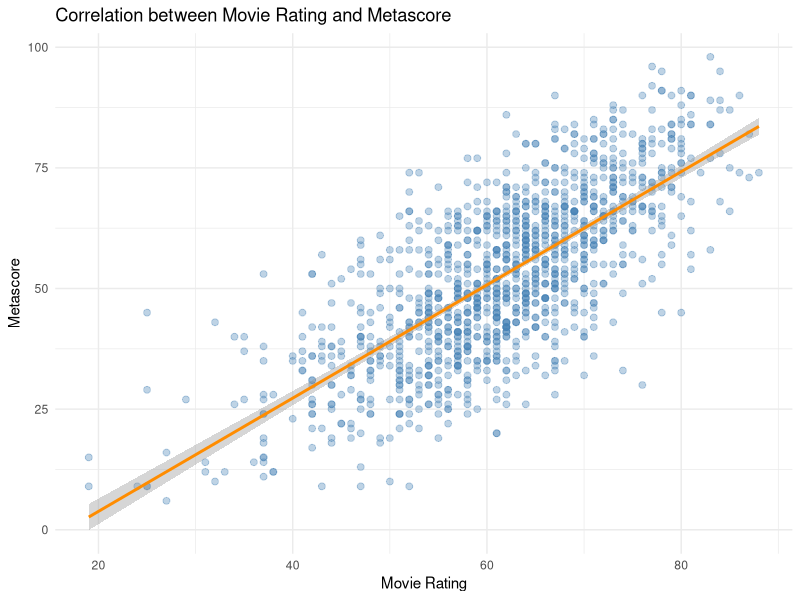
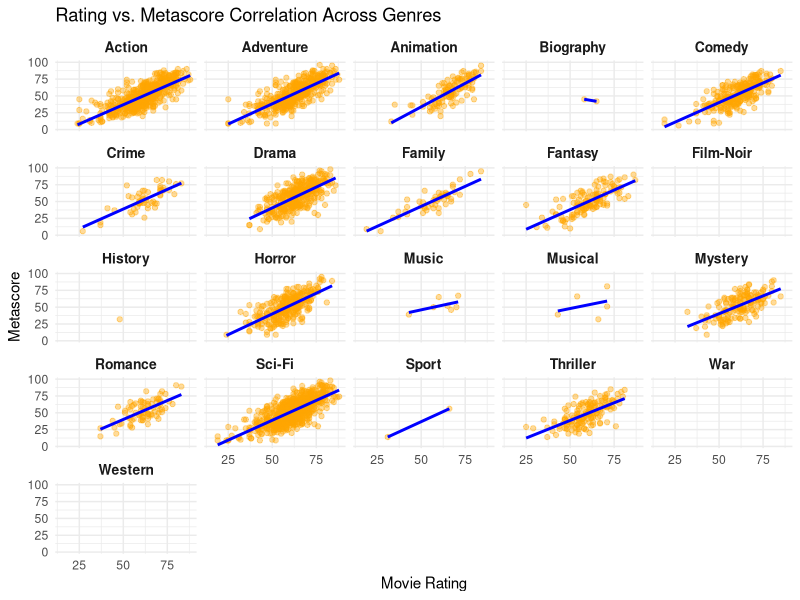
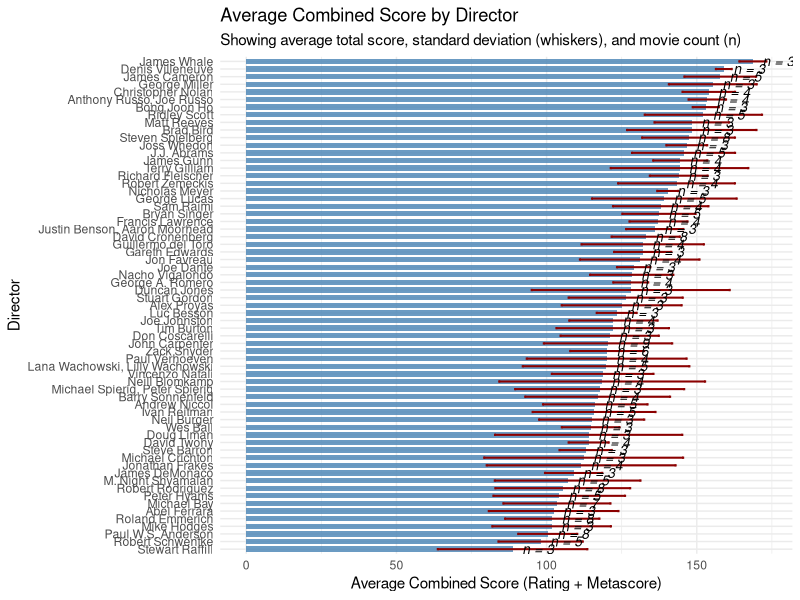
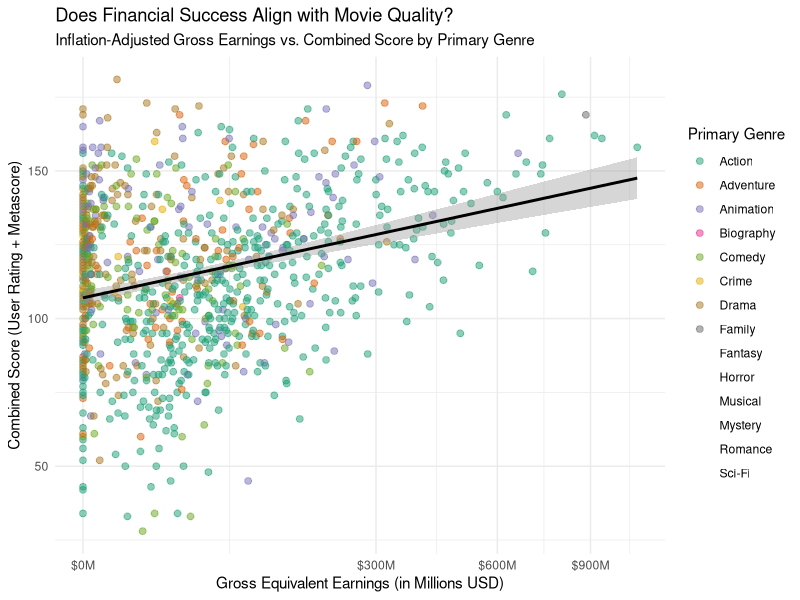
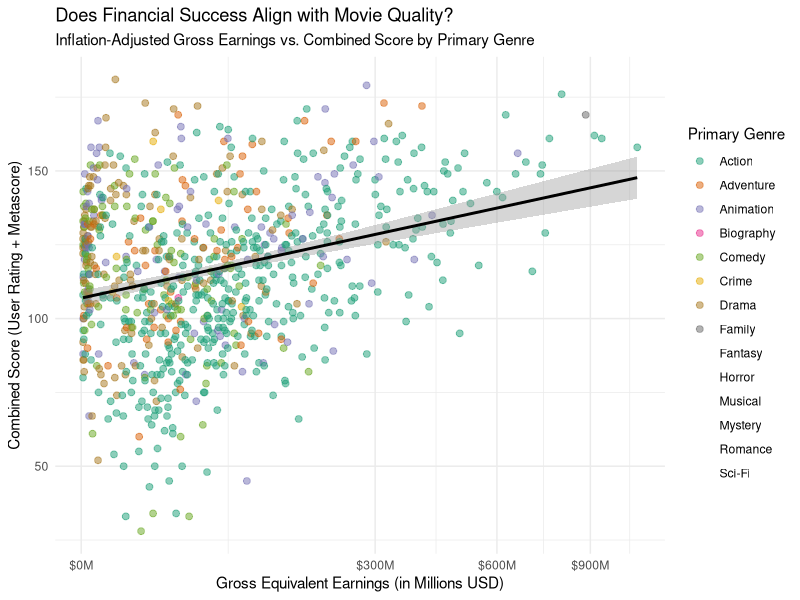
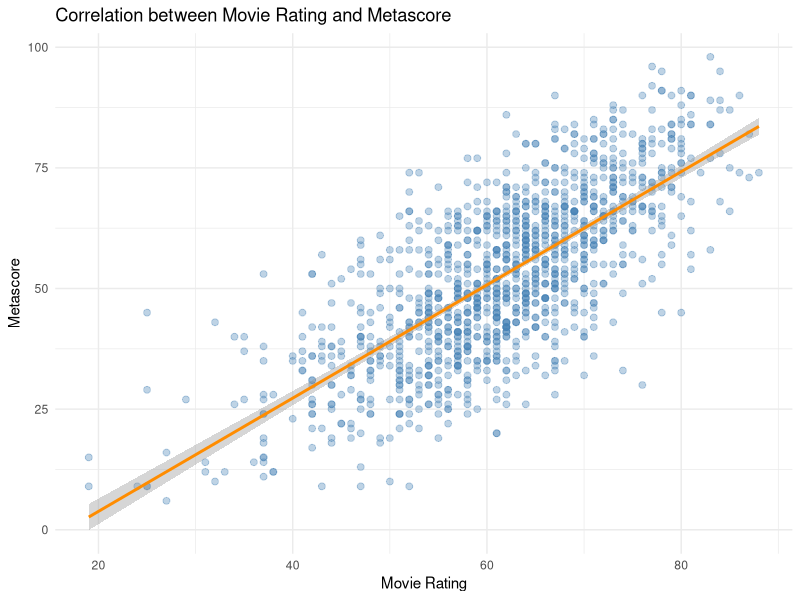
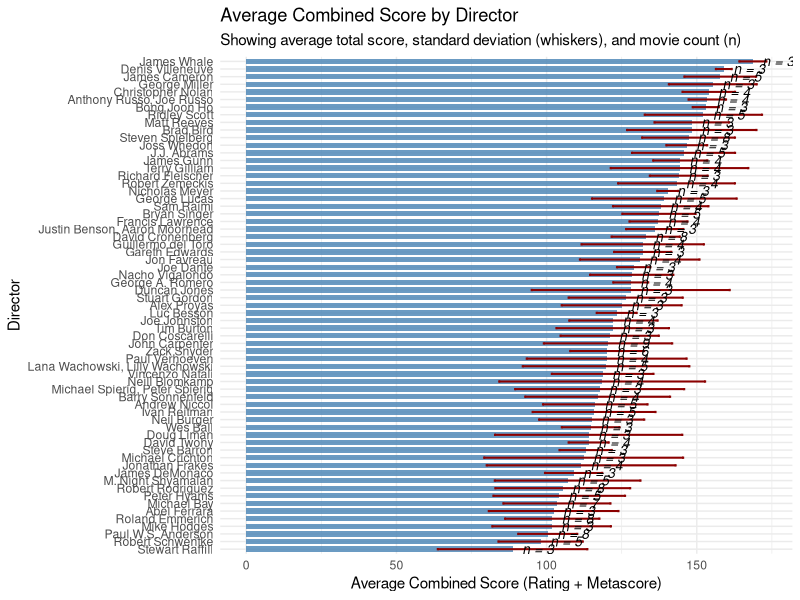

Here is the R script that generated these plots, in order:
## ---- chunk 1
knitr::opts_chunk$set(
  echo = FALSE,    # Versteckt den R-Code
  warning = FALSE, # Versteckt alle Warnmeldungen (z.B. gelöschte Zeilen im Plot)
  message = FALSE  # Versteckt Paket-Lademeldungen (z.B. von tidyverse)
)
## ---- chunk 2
library(tidyverse)
library(scales)
library(knitr)
library(kableExtra)
## ---- chunk 3
movies <- read_csv2("sciFiMovies_dataset.csv")
## ---- chunk 4

# Add unique ID
movies_clean <- movies %>% 
  select(-1) %>% 
  mutate(movie_id = row_number()) %>% 
  select(movie_id, everything()) %>% 
# rename variables
  rename_with(tolower) %>% 
# numeric variables
 mutate(
    votes = parse_number(votes),
    gross_collection = parse_number(gross_collection),
    gross_equivalent = parse_number(gross_equivalent),
    movie_rating = parse_number(as.character(movie_rating))
  ) %>%
# round numeric values
  mutate(across(where(is.numeric), round)) %>% 
# list genre
separate_rows(genre, sep = ",\\s*") %>% 
  group_by(across(-genre)) %>%  
  nest() %>%                    
  ungroup() %>% 
  rename(genre_list=data)
## ---- chunk 5
movies_analyzed <- movies_clean %>% 
  # Combine movie_rating and metascore
  mutate(total_score = movie_rating + metascore) %>% 
  # Calculate the inflation rate per row
  mutate(inflation_rate = (gross_equivalent - gross_collection) / gross_collection)

# Extract the highest-scoring movie
best_movie <- movies_analyzed %>% 
  arrange(desc(total_score)) %>% 
  slice(1) %>% 
  select(title, release_year, movie_rating, metascore, total_score)

# Visualization 
best_movie %>%
  kable(
    col.names = c(
      "Title",
      "Year",
      "IMDb Rating",
      "Metascore",
      "Total Score"
    ),
    caption = "Top-rated movie"
  ) %>%
  kable_styling(
    bootstrap_options = c("striped", "hover", "condensed"),
    full_width = FALSE,
    position = "center"
  ) %>%
  row_spec(1)
## ---- chunk 6
# Create a scatterplot to check for correlation
movies_analyzed %>% 
  drop_na(movie_rating, metascore) %>%
ggplot(aes(x = movie_rating, y = metascore)) +
  geom_point(
    alpha = 0.35,
    color = "steelblue",
    size = 2
  ) +
  geom_smooth(
    method = "lm",formula = y ~ x, color = "darkorange", se = TRUE) +
  labs(
    title = "Correlation between Movie Rating and Metascore",
    x = "Movie Rating",
    y = "Metascore"
  ) +
  theme_minimal()

# Save output in a nicer format
ggsave(
  filename = "movie_correlation.png", 
  width = 8, 
  height = 5, 
  units = "in",   
  dpi = 300       
)

## ---- chunk 7
movies_clean %>% 
  unnest(genre_list) %>% 
  ggplot(aes(x = movie_rating, y = metascore)) +
  geom_point(alpha = 0.4, color = "orange") + 
  geom_smooth(method = "lm", formula = y ~ x, color = "blue", se = FALSE) +
  facet_wrap(~genre) +
  labs(
    title = "Rating vs. Metascore Correlation Across Genres",
    x = "Movie Rating",
    y = "Metascore"
  ) +
  theme_minimal() +
  theme(strip.text = element_text(face = "bold", size = 10))

## ---- chunk 8
# Prepare the data per director
movies_clean %>% 
  mutate(total_score = movie_rating + metascore) %>% 
  drop_na(total_score, director) %>% 
  mutate(director = str_remove(director, "^Directors?:\\s*")) %>%
  group_by(director) %>% 
  summarise(
    avg_score = mean(total_score),
    sd_score = sd(total_score),
    movie_count = n(),
    .groups = "drop"
  ) %>% 
  # Filter out directors with too few movies for cleaner visualization
  filter(movie_count >= 3) %>% 
  mutate(director = fct_reorder(director, avg_score)) %>% 
  
  # bar plot
  ggplot(aes(x = avg_score, y = director)) +
    geom_col(fill = "steelblue", alpha = 0.8, width = 0.7) +
  # Add whiskers 
    geom_errorbar(
      aes(xmin = avg_score - sd_score, xmax = avg_score + sd_score),
      width = 0.3, color = "darkred", linewidth = 0.7
    ) +
   # Add text annotation for number of movies next to the bars
    geom_text(
      aes(label = paste0("n = ", movie_count), x = avg_score),
      hjust = -0.3, size = 3.5, fontface = "italic", color = "black"
    ) +
    labs(
      title = "Average Combined Score by Director",
      subtitle = "Showing average total score, standard deviation (whiskers), and movie count (n)",
      x = "Average Combined Score (Rating + Metascore)",
      y = "Director"
    ) +
    theme_minimal()

# Save output in a nicer format
ggsave(
  filename = "director_scores.png",
  width = 10,      
  height = 8,      
  units = "in",
  dpi = 300,
  bg = "white"      
)
## ---- chunk 9
# I do not have a favorite actor, but I am interested in the second optional task
# There is no data about the costs of the movies as a third dimension 
movies_clean %>% 
  mutate(total_score = movie_rating + metascore) %>% 
  unnest(genre_list) %>% # to create a color for each genre
  group_by(gross_equivalent, total_score) %>% 
  slice_head(n = 1) %>% # only the first genre retained
  ungroup() %>% 
  
  ggplot(aes(x = gross_equivalent, y = total_score, color = genre)) +
  geom_point(alpha = 0.5, size = 2) + 
  geom_smooth(method = "lm", formula = y ~ x, color = "black", se = TRUE) +
  # with the log function a lot of high values were cut off, which is why I decided for the sqrt.
  scale_x_sqrt(labels = scales::label_dollar(scale = 1e-6, suffix = "M")) +
  scale_color_brewer(palette = "Dark2") + 
  labs(
    title = "Does Financial Success Align with Movie Quality?",
    subtitle = "Inflation-Adjusted Gross Earnings vs. Combined Score by Primary Genre",
    x = "Gross Equivalent Earnings (in Millions USD)",
    y = "Combined Score (User Rating + Metascore)",
    color = "Primary Genre"
  ) +
  theme_minimal()
## ---- chunk 10
movies_clean %>% 
  mutate(
    gross_num = as.numeric(gross_equivalent),
    total_score = movie_rating + metascore
  ) %>% 
  filter(!is.na(gross_num), gross_num > 0) %>% 
  unnest(genre_list) %>% 
  group_by(gross_num, total_score) %>% 
  slice_head(n = 1) %>% 
  ungroup() %>% 

  ggplot(aes(x = gross_num, y = total_score, color = genre)) +
  geom_point(alpha = 0.5, size = 2) + 
  geom_smooth(method = "lm", formula = y ~ x, color = "black", se = TRUE) +
  scale_x_sqrt(labels = scales::label_dollar(scale = 1e-6, suffix = "M")) +
  scale_color_brewer(palette = "Dark2") + 
  labs(
    title = "Does Financial Success Align with Movie Quality?",
    subtitle = "Inflation-Adjusted Gross Earnings vs. Combined Score by Primary Genre",
    x = "Gross Equivalent Earnings (in Millions USD)",
    y = "Combined Score (User Rating + Metascore)",
    color = "Primary Genre"
  ) +
  theme_minimal()
